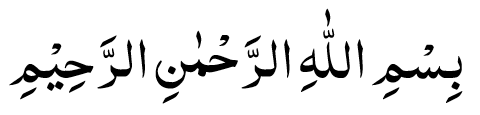
#> input picture bismillah2.png, 480 x 115 px
$ python ccl1.py   (older library calls are emulated)
#> lines starting #> are read from the running program, lines starting #| are printed output that depends on the picture; after the words box and inside, x2 and y2 are one past the last pixel; in counts of white or black regions, pixels touching at a corner belong together
import cv2
import imutils
import numpy as np
from imutils import contours

img = cv2.imread('bismillah2.png', 0)
#> img is the input picture: shape (115, 480); min 0, max 255, mean 233.7
widthImg, heightImg = img.shape
#> widthImg = 115; heightImg = 480
#img_gray = cv2.cvtColor(imgA,cv2.COLOR_BGR2GRAY)
ret, threshA = cv2.threshold(img, 127, 255, 0)
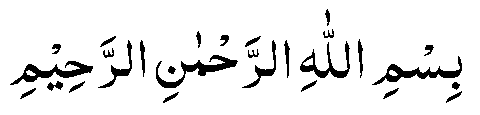
#> threshA: shape (115, 480); 91.8% white; 28 black regions, largest, box (x1, y1, x2, y2) and area: (156, 55, 238, 88) 709, (10, 61, 93, 85) 671, (372, 56, 462, 85) 667
imgA = cv2.bitwise_not(threshA)
imgA = cv2.resize(imgA, (imgA.shape[1]*2, imgA.shape[0]*2))
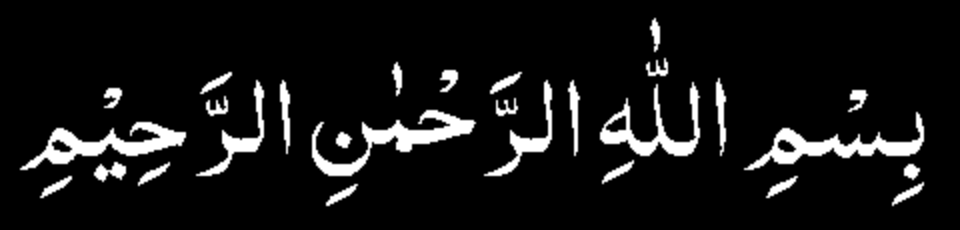
#> imgA: shape (230, 960); min 0, max 255, mean 20.8
widthImgResize, heightImgResize = imgA.shape
#> widthImgResize = 230; heightImgResize = 960

#---- Original ----
ret, thresh1 = cv2.threshold(img, 127, 255, 0)
#---- Invert image ----
img1 = cv2.bitwise_not(thresh1)

#---- Langsung Threshold binary invert ----
ret, thresh2 = cv2.threshold(img, 127, 255, cv2.THRESH_BINARY_INV)
img2 = thresh2

#---- Threshold menggunakan Gaussian filtering dan Otsu Thresholding ----
blur = cv2.GaussianBlur(img,(5,5),0)
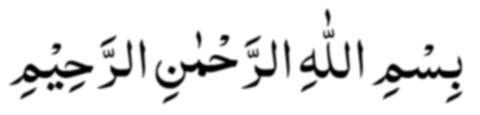
#> blur: shape (115, 480); min 0, max 255, mean 233.7
ret3,thresh3 = cv2.threshold(blur,0,255,cv2.THRESH_BINARY+cv2.THRESH_OTSU)
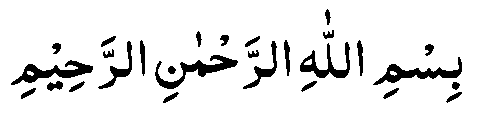
#> thresh3: shape (115, 480); 90.5% white; 28 black regions, largest, box (x1, y1, x2, y2) and area: (155, 55, 238, 89) 804, (11, 60, 93, 85) 763, (373, 57, 462, 85) 758
#> ret3 = 158
img3 = cv2.bitwise_not(thresh3)

template = cv2.imread('harokat.png',0)
template = cv2.Canny(template, 50, 200)
#> (the run stopped early here; a loop or call above may not have finished)

$ run again, with contoh1.png copied over bismillah2.png
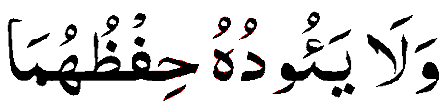
#> input picture contoh1.png, 446 x 108 px
#> `ret, threshA = cv2.threshold(img, 127, 255, 0)`:
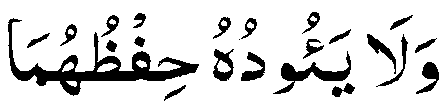
#> threshA: shape (108, 446); 84.9% white; 23 black regions (1 under 20 px), largest, box (x1, y1, x2, y2) and area: (8, 18, 199, 96) 3085, (273, 51, 351, 94) 869, (213, 49, 234, 81) 360
#> `ret3,thresh3 = cv2.threshold(blur,0,255,cv2.THRESH_BINARY+cv2.THRESH_O..`:
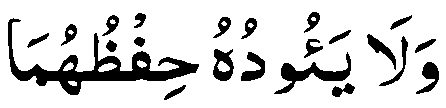
#> thresh3: shape (108, 446); 83.9% white; 22 black regions, largest, box (x1, y1, x2, y2) and area: (8, 18, 199, 95) 3235, (274, 52, 351, 94) 906, (213, 49, 234, 81) 413
#> ret3 = 146

$ run again, with contoh10.png copied over bismillah2.png
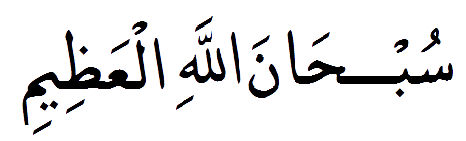
#> input picture contoh10.png, 466 x 141 px
#> `ret, threshA = cv2.threshold(img, 127, 255, 0)`:
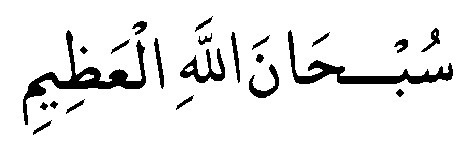
#> threshA: shape (141, 466); 90.8% white; 22 black regions, largest, box (x1, y1, x2, y2) and area: (23, 30, 146, 125) 1953, (288, 30, 453, 84) 1678, (180, 48, 225, 83) 569
#> `ret3,thresh3 = cv2.threshold(blur,0,255,cv2.THRESH_BINARY+cv2.THRESH_O..`:
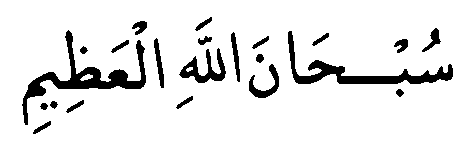
#> thresh3: shape (141, 466); 90.1% white; 22 black regions, largest, box (x1, y1, x2, y2) and area: (22, 30, 146, 125) 2080, (288, 31, 453, 84) 1756, (179, 48, 226, 83) 635
#> ret3 = 148

$ run again, with contoh11.png copied over bismillah2.png
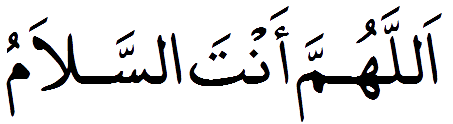
#> input picture contoh11.png, 453 x 124 px
#> `ret, threshA = cv2.threshold(img, 127, 255, 0)`:
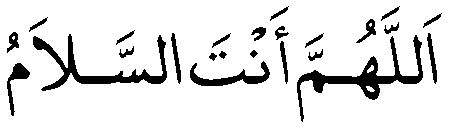
#> threshA: shape (124, 453); 88.4% white; 24 black regions, largest, box (x1, y1, x2, y2) and area: (297, 35, 423, 122) 1929, (33, 34, 167, 91) 1646, (190, 61, 270, 86) 678
#> `ret3,thresh3 = cv2.threshold(blur,0,255,cv2.THRESH_BINARY+cv2.THRESH_O..`:
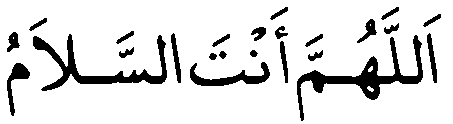
#> thresh3: shape (124, 453); 87.5% white; 24 black regions, largest, box (x1, y1, x2, y2) and area: (297, 35, 423, 121) 2057, (33, 34, 167, 91) 1759, (190, 62, 270, 86) 709
#> ret3 = 148
